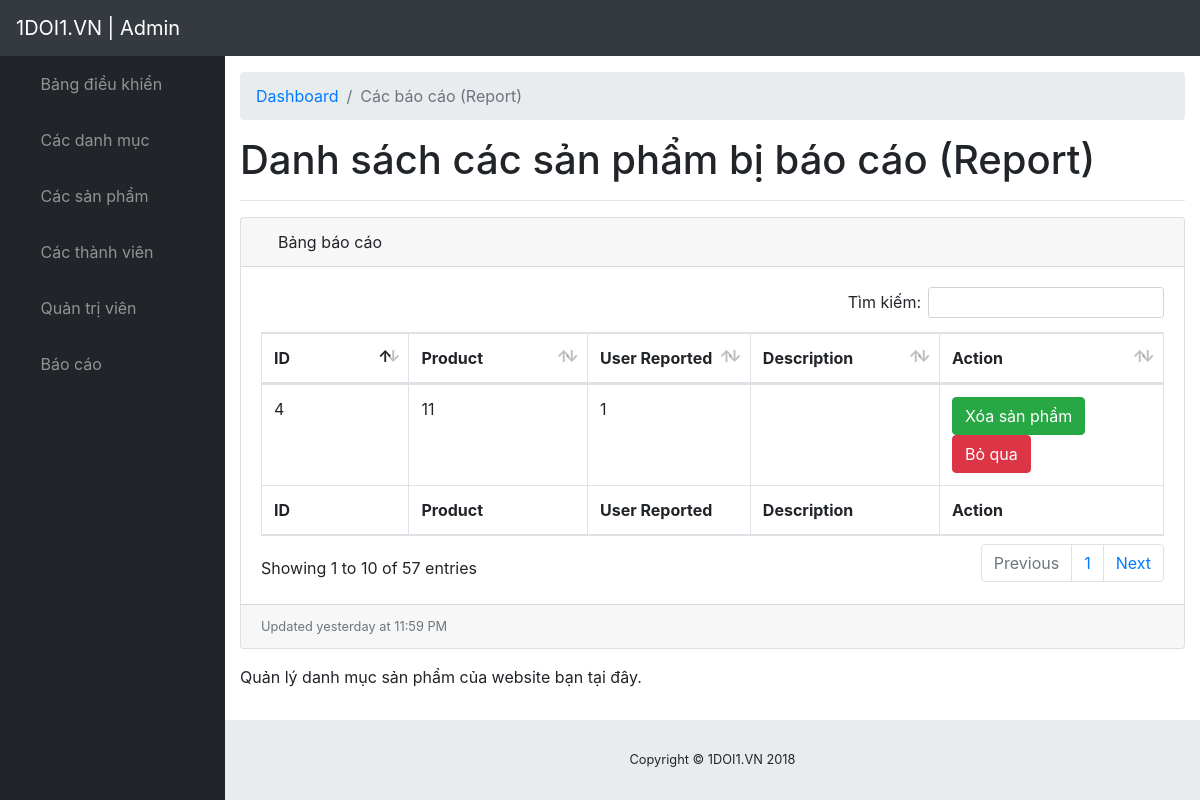
Page /traodoi.vn/admin/modules/report/index.php (signed in) on the committed database.
### tables this page shows
CREATE TABLE IF NOT EXISTS `report` (
  `id` int(11) NOT NULL AUTO_INCREMENT,
  `product_id` int(11) DEFAULT NULL,
  `user_id` varchar(50) DEFAULT NULL,
  `description` text,
  `created_at` timestamp NOT NULL DEFAULT CURRENT_TIMESTAMP,
  `updated_at` timestamp NOT NULL DEFAULT CURRENT_TIMESTAMP ON UPDATE CURRENT_TIMESTAMP,
  PRIMARY KEY (`id`)
);

### traodoi.vn/libraries/database.php (called while the page is built, shortened)
<?php
    class Database
    {
        public $link;
        public function __construct()
        {
            $this->link = mysqli_connect("localhost","root","","traodoivn") or die ();
            mysqli_set_charset($this->link,"utf8");
        }
        public function countTable($table)
        {
            $sql = "SELECT id FROM  {$table}";
            $result = mysqli_query($this->link, $sql) or die("Lỗi Truy Vấn countTable----" .mysqli_error($this->link));
            $num = mysqli_num_rows($result);
            return $num;
        }
         public function fetchAll($table)
        {
            $sql = "SELECT * FROM {$table} WHERE 1" ;
            $result = mysqli_query($this->link,$sql) or die("Lỗi Truy Vấn fetchAll " .mysqli_error($this->link));
            $data = [];
            if( $result)
            {
                while ($num = mysqli_fetch_assoc($result))
                {
                    $data[] = $num;
                }
            }
            return $data;
        }
         public  function fetchJone($table,$sql ,$page = 0,$row ,$pagi = false )
        {
            $data = [];
            if ($pagi == true )
            {
                $total = $this->countTable($table);
                $sotrang = ceil($total / $row);
                $start = ($page - 1 ) * $row ;
                $sql .= " LIMIT $start,$row";
                $data = [ "page" => $sotrang];
                $result = mysqli_query($this->link,$sql) or die("Lỗi truy vấn fetchJone ---- " .mysqli_error($this->link));
            }
            else
            {
                $result = mysqli_query($this->link,$sql) or die("Lỗi truy vấn fetchJone ---- " .mysqli_error($this->link));
            }
            if( $result)
            {
                while ($num = mysqli_fetch_assoc($result))
                {
                    $data[] = $num;
                }
            }
            return $data;
        }
    }
?>

### traodoi.vn/admin/autoload/autoload.php (called while the page is built, shortened)
<?php
	require_once __DIR__. "/../../libraries/database.php";
    $db = new database;
 ?>

### traodoi.vn/admin/modules/report/index.php (the view, shortened to what this page needs)
<?php
    require_once __DIR__. "/../../autoload/autoload.php";
    if (isset($_GET['page']))
    {
        $p = $_GET['page'];
    }
    else
    {
        $p = 1;
    }
    $report = $db->fetchAll("report");
    $sql = "SELECT report.* from report";
    $report = $db->fetchJone("report",$sql,$p,10,true);
    if(isset($report['page']))
    {
        $sotrang = $report['page'];
        unset($report['page']);
    }
 ?>
<?php require_once __DIR__. "/../../layouts/header.php"; ?>
                     <div id="content-wrapper">
                        <div class="container-fluid">
                            <ol class="breadcrumb">
                                <li class="breadcrumb-item">
                                    <a href="index.php">Dashboard</a>
                                </li>
                                <li class="breadcrumb-item active">Các báo cáo (Report)</li>
                            </ol>
                            <h1>Danh sách các sản phẩm bị báo cáo (Report)</h1>
                            <hr>
                                <div class="card mb-3">
    <div class="card-header">
        <i class="fas fa-table"></i>
        Bảng báo cáo
    </div>
    <div class="card-body">
        <div class="table-responsive">
            <div id="dataTable_wrapper" class="dataTables_wrapper dt-bootstrap4">
                <div class="row">
                    <div class="col-sm-12 col-md-6">
                    </div>
                    <div class="col-sm-12 col-md-6">
                        <div id="dataTable_filter" class="dataTables_filter"><label>Tìm kiếm:<input type="search" class="form-control form-control-sm" placeholder="" aria-controls="dataTable"></label></div>
                    </div>
                </div>
                <div class="row">
                    <div class="col-sm-12">
                        <table class="table table-bordered dataTable" id="dataTable" width="100%" cellspacing="0" role="grid" aria-describedby="dataTable_info" style="width: 100%;">
                            <thead>
                                <tr role="row">
                                    <th class="sorting_asc" tabindex="0" aria-controls="dataTable" rowspan="1" colspan="1" aria-sort="ascending" aria-label="Name: activate to sort column descending" style="width: 61px;">ID</th>
                                    <th class="sorting" tabindex="0" aria-controls="dataTable" rowspan="1" colspan="1" aria-label="Position: activate to sort column ascending" style="width: 83px;">Product</th>
                                    <th class="sorting" tabindex="0" aria-controls="dataTable" rowspan="1" colspan="1" aria-label="Office: activate to sort column ascending" style="width: 49px;">User Reported</th>
                                    <th class="sorting" tabindex="0" aria-controls="dataTable" rowspan="1" colspan="1" aria-label="Age: activate to sort column ascending" style="width: 30px;">Description</th>
                                    <th class="sorting" tabindex="0" aria-controls="dataTable" rowspan="1" colspan="1" aria-label="Start date: activate to sort column ascending" style="width: 64px;">Action</th>
                                </tr>
                            </thead>
                            <tfoot>
                                <tr>
                                    <th rowspan="1" colspan="1">ID</th>
                                    <th rowspan="1" colspan="1">Product</th>
                                    <th rowspan="1" colspan="1">User Reported</th>
                                    <th rowspan="1" colspan="1">Description</th>
                                    <th rowspan="1" colspan="1">Action</th>
                                </tr>
                            </tfoot>
                            <tbody>
                                <?php foreach ($report as $item): ?>
                                <tr role="row" class="odd">
                                    <td class="sorting_1"><?php echo $item['id']  ?></td>
                                    <td><?php echo $item['product_id']  ?></td>
                                    <td><?php echo $item['user_id']  ?></td>
                                    <td><?php echo $item['description']  ?></td>
                                    <td>
                                        <a class="btn btn-xs btn-success" href="delete_product.php?id=<?php echo $item['product_id'] ?>">Xóa sản phẩm</a>
                                        <a class="btn btn-xs btn-danger" href="ignore.php?id=<?php echo $item['id'] ?>">Bỏ qua</a>
                                    </td>
                                </tr>
                                <?php endforeach ?>
                            </tbody>
                        </table>
                    </div>
                </div>
                <div class="row">
                    <div class="col-sm-12 col-md-5">
                        <div class="dataTables_info" id="dataTable_info" role="status" aria-live="polite">Showing 1 to 10 of 57 entries</div>
                    </div>
                    <div class="col-sm-12 col-md-7">
                        <div class="dataTables_paginate paging_simple_numbers" id="dataTable_paginate">
                            <ul class="pagination">
                                <li class="paginate_button page-item previous disabled" id="dataTable_previous"><a href="#" aria-controls="dataTable" data-dt-idx="0" tabindex="0" class="page-link">Previous</a></li>
                                <?php for($i = 1; $i <= $sotrang; $i++): ?>
                                    <?php
                                        if(isset($_GET['page']))
                                        {
                                            $p = $_GET['page'];
                                        }
                                        else
                                        {
                                            $p = 1;
                                        }
                                     ?>
                                     <li class="<?php echo ($i == $p) ? 'active':'' ?>">
                                        <a href="?page=<?php echo $i; ?>" aria-controls="dataTable" data-dt-idx="<?php echo $i; ?>" tabindex="0" class="page-link"><?php echo $i; ?>
                                        </a>
                                    </li>
                                <?php endfor ?>
                                <li class="paginate_button page-item next" id="dataTable_next"><a href="#" aria-controls="dataTable" data-dt-idx="7" tabindex="0" class="page-link">Next</a></li>
                            </ul>
                        </div>
                    </div>
                </div>
            </div>
        </div>
    </div>
    <div class="card-footer small text-muted">Updated yesterday at 11:59 PM</div>
                                </div>
                            <p>Quản lý danh mục sản phẩm của website bạn tại đây.</p>
                        </div>
<?php require_once __DIR__. "/../../layouts/footer.php"; ?>

### traodoi.vn/public/admin/css/sb-admin.css (style rules this page uses)
html { position: relative; min-height: 100%; }
body { height: 100%; }
#wrapper #content-wrapper { overflow-x: hidden; width: 100%; padding-top: 1rem; padding-bottom: 80px; }
:root { --input-padding-x: 0.75rem; --input-padding-y: 0.75rem; }

### rows in the picture
report: id "4", product "11", user "1"
